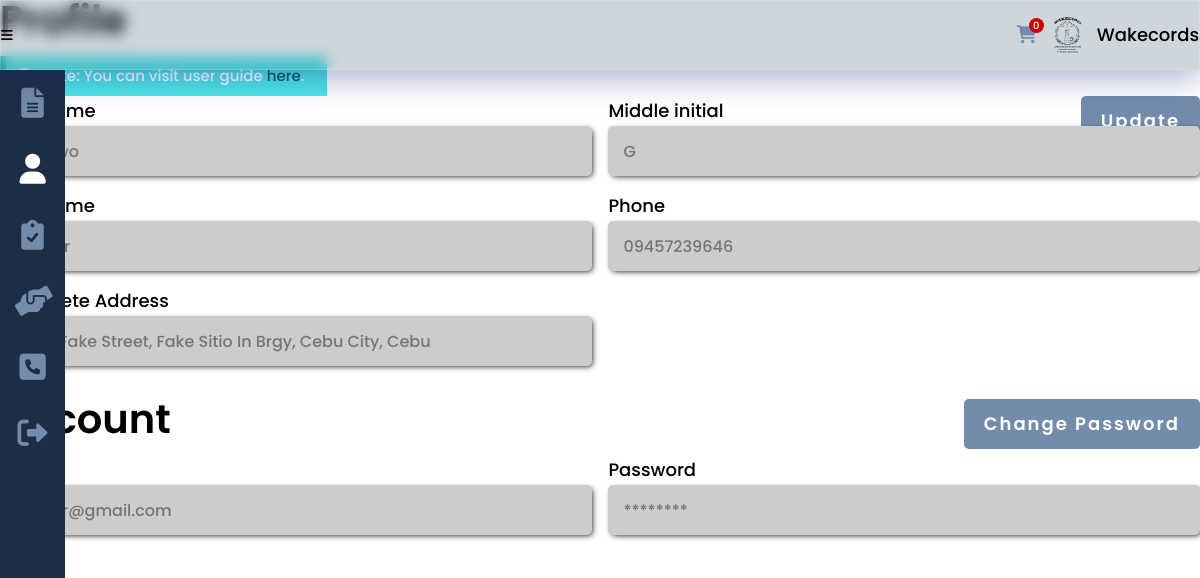
Page /profile.php?login (signed in) on the committed database.
### tables this page shows
CREATE TABLE `seeker` (
  `seeker_id` int(8) NOT NULL,
  `seeker_fname` varchar(25) NOT NULL,
  `seeker_mi` char(1) DEFAULT NULL,
  `seeker_lname` varchar(25) NOT NULL,
  `seeker_address` varchar(100) DEFAULT NULL,
  `seeker_phone` varchar(11) DEFAULT NULL,
  `seeker_status` varchar(10) DEFAULT NULL,
  `seeker_email` varchar(50) NOT NULL,
  `seeker_pass` varchar(100) NOT NULL
);

### others/db.php (called while the page is built, shortened)
<?php
	class DB
	{
		static $hostname = "localhost";
		static $dbname = "wakecords";
		static $username  = "root";
		static $password = "";
		public static function query($sql, $params=array(), $transactType)
		{
			$rows = array();
			try
			{
				$db = new PDO("mysql:host=". self::$hostname ."; dbname=". self::$dbname,  self::$username,  self::$password);
				$db->setAttribute(PDO::ATTR_ERRMODE, PDO::ERRMODE_EXCEPTION);
				$cmd = $db->prepare($sql);
				$cmd->execute($params);
				if($transactType == "READ")
					$rows = $cmd->fetchAll();
				else
					$rows = $db->lastInsertId();
			}
			catch(PDOException $e)
			{
				echo $e->getMessage();
			}
			return $rows;
		}
	}

### profile.php (the view, shortened to what this page needs)
<?php
	include("others/functions.php");
	include("others/head.php");
	$user = current_user();
?>
<body>
	<div class="container">
		<?php include("others/header.php"); ?>
		<div class="banner">
			<?php
			include("others/sidebar.php"); ?>
			<section class="banner-con">
				<div class="wrapper">
					<div class="banner-div">
						<h2>Profile</h2>
						<?php
						if(user_type() != "admin"){
							echo messaging("notify", "Note: You can visit user guide <a href='user_guide.php'>here</a>.");
						}
						?>
						<a class="btn btn-link-absolute" href="edit_profile.php">Update</a>
						<form class="profile" method="post">
							<?php
								if(user_type() != "admin"){
							?>
							<div>
								<label>First name</label>
								<input type="text" placeholder="<?php echo (user_type() == 'seeker')?$user['seeker_fname']:$user['provider_fname']; ?>" disabled>
							</div>
							<div>
								<label>Middle initial</label>
								<input type="text" placeholder="<?php echo (user_type() == 'seeker')?$user['seeker_mi']:$user['provider_mi']; ?>" disabled>
							</div>
							<div>
								<label>Last name</label>
								<input type="text" placeholder="<?php echo (user_type() == 'seeker')?$user['seeker_lname']:$user['provider_lname']; ?>" disabled>
							</div>
							<div>
								<label>Phone</label>
								<input type="text" placeholder="<?php echo (user_type() == 'seeker')?$user['seeker_phone']:$user['provider_phone']; ?>" disabled>
							</div>
							<div>
								<label>Complete Address</label>
								<input type="text" placeholder="<?php echo (user_type() == 'seeker')?$user['seeker_address']:$user['provider_address']; ?>" disabled>
							</div>
							<?php
								}
							?>
						</form>
					</div>
					<div class="banner-div no-padding-top">
						<h2>Account</h2>
						<div class="links">
							<a class="btn margin-inline-0" href="change_pass.php">Change Password</a>
						</div>
						<form class="profile" method="post">
							<?php
							if(user_type() != "admin"){
							?>
							<div>
								<label>Email</label>
								<input type="text" placeholder="<?php echo (user_type() == 'seeker')?$user['seeker_email']:$user['provider_email']; ?>" disabled>
							</div>
							<?php
							}
							?>
							<div>
								<label>Password</label>
								<input type="text" placeholder="********" disabled>
							</div>
						</form>
					</div>
				</div>
			</section>
		</div>
	</div>
</body>
</html>

### css/style.css (style rules this page uses)
:root { --dark-blue:#0d1321; --light-blue:#1d2d44; --pale-blue:#3e5c76; --light-gray:#748cab; --gray: #ccc; --peach:#f0ebd8; --header-height:70px; --red: hsl(0,100%,40%); --green: hsl(133, 75%, 30%); --blue: hsl(180, 75%, 40%); --em-1: 1em; --rem-1: 1rem; --box-shadow: 2px 2px 6px -2px #000; }
* { padding:0;margin:0;box-sizing:border-box;resize:none;outline:none;border:none;text-decoration:none;list-style:none; }
body { font:500 18px/30px Poppins,sans-serif; }
.wrapper { width:100%;margin:0 auto 0 0;padding:0 var(--size-3) var(--size-8) var(--size-11); }
section, main { padding:100px 0;background:#fff; }
h1,h2 { line-height:100%;margin-bottom:40px;position:relative; }
h2 { margin-bottom:var(--rem-1); }
h2 { font-size:40px;font-weight:600; }
input, input:not([type="checkbox"]):not([type="radio"]), textarea, select { display:block;width:100%;height:50px;border-radius:5px;padding-inline:15px;font:500 16px/30px Poppins,sans-serif;resize:none;margin-bottom:15px;box-shadow:var(--box-shadow); }
input:disabled, input.readonly { background-color:var(--gray); }
.btn { display:inline-block;width:fit-content;background:var(--light-gray);color:#fff;text-align:center;text-decoration:none;letter-spacing:2px;margin-right:25px;font:600 18px/20px Poppins,sans-serif;padding:15px 20px;border-radius:5px; }
.margin-inline-0 { margin-inline:0; }
.note.blue a { color:hsl(180, 75%, 20%); }
.banner-con { width:100%;padding:0; }
.banner-div { height:100%;padding-top:var(--size-11);position:relative;margin-bottom:var(--em-1); }
.banner-div.no-padding-top { padding-top:0;margin-top:var(--size-4); }
.banner-div form.profile, .checkbox { display:flex;justify-content:space-between;flex-wrap:wrap;position:relative;padding-bottom:var(--size-3); }
.banner-div form.profile > div { width:49.3%;margin-bottom:15px; }
.banner-div form.profile > div input, .banner-div form.profile > div textarea, .banner-div form.profile > div select { margin-bottom:0; }
.links { position:absolute;inset:0 0 auto auto; }
.btn.btn-link-absolute { position:absolute;top:var(--size-11);right:0;margin-inline:0; }

### rows in the picture
seeker: seeker_fname "Newtwo", seeker_mi "G", seeker_lname "Sakeer", seeker_phone "09457239646", seeker_address "5583 Fake Street, Fake Sitio In Brgy, Cebu City, Cebu", seeker_email "seeker@gmail.com"

### other values in the picture
count(read('cart', ['seeker_id'], [$_SESSION['seeker']])) "0"
$msg "Note: You can visit user guide here ."
